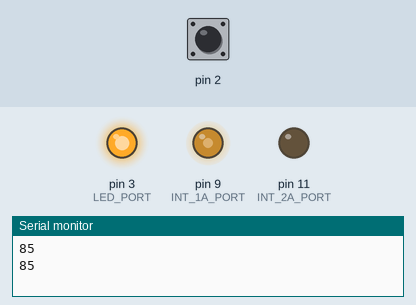
Bench run of a sketch on a simulated Arduino Uno, built with avr-gcc and run on an emulated ATmega328P. Shown: output pins drawn as LEDs (lit = HIGH), the last lines printed to the serial monitor. Inputs (shaded band) come from the test bench; at power-on: pin 2 HIGH.

Above: at 0.1 s.
At 5.1 s:
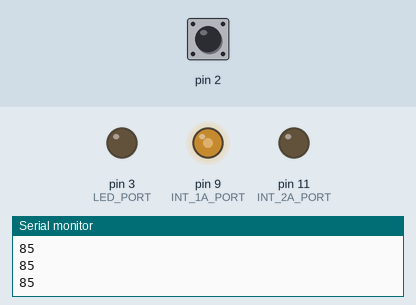
Timing chart, 0 to 6.6 s (numbered marks = the images above):
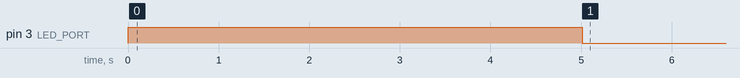

The sketch:

eterofono.beta.3.ino
```cpp
#include <CapacitiveSensor.h>


// PITCH CONTROL INPUT
// Pin setting
const int SENSOR_PORT = A0;
// Range values and threshold
int port_range_min = 1023;
int port_range_max = 0;
int port_threshold = 0;
// Duration of the setup lop procedure
const int SETUP_LOOP_DURATION_MILLIS = 5000;

// Calibration loop indicator
const int LED_PORT = 3;

// PWM SETTINGS
// PWM Port
const int INT_1A_PORT = 9;
const int INT_2A_PORT = 11;
// PWM Phase increment range
// Since it's a theremin, we don't actually need an exact "frequency"
// but a range of phase increments per each interrupt, and a range of frequencies.
// System clock is 16 MHz, interrupt setting is for phase correct pwm in 510
// steps, so interrupt frequency is fint = 16.0Mhz / 510 counts/interrupt = 31372.54 interrupts/s
// The sine wave table wave_len = 256 samples long, so for a phase shift of one for each clock
// interrupt the ouput frequency would be fint/wave_len = 122.54 Hz
// So, roughly, with a phase shift of 0.25 we get a ~30 Hz wave, 2.5=~300Hz, 25=~3000Hz that is quite
// the maximum if we want to have at least 10 pwm cycles per wave period.
// Actual values below come from experimentation and optimization
const float PHASE_SHIFT_MIN = .1;
const float PHASE_SHIFT_MAX = 15.0;

// DEFINITION OF THE WAVETABLE
const int WAVETABLE_LEN = 256;
short sine[WAVETABLE_LEN] = {
  128,  131,  134,  137,  140,  143,  146,  149,  153,  156,  159,  162,  165,  168,  171,  174,
  177,  180,  182,  185,  188,  191,  194,  196,  199,  201,  204,  207,  209,  211,  214,  216,
  218,  220,  223,  225,  227,  229,  231,  232,  234,  236,  238,  239,  241,  242,  243,  245,
  246,  247,  248,  249,  250,  251,  252,  253,  253,  254,  254,  255,  255,  255,  255,  255,
  255,  255,  255,  255,  255,  254,  254,  253,  253,  252,  251,  251,  250,  249,  248,  247,
  245,  244,  243,  241,  240,  238,  237,  235,  233,  232,  230,  228,  226,  224,  222,  219,
  217,  215,  213,  210,  208,  205,  203,  200,  198,  195,  192,  189,  187,  184,  181,  178,
  175,  172,  169,  166,  163,  160,  157,  154,  151,  148,  145,  142,  139,  135,  132,  129,
  126,  123,  120,  116,  113,  110,  107,  104,  101,  98, 95, 92, 89, 86, 83, 80, 77, 74, 71,
  68, 66, 63, 60, 57, 55, 52, 50, 47, 45, 42, 40, 38, 36, 33, 31, 29, 27, 25, 23, 22, 20, 18, 17,
  15, 14, 12, 11, 10, 8,  7,  6,  5,  4,  4,  3,  2,  2,  1,  1,  0,  0,  0,  0,  0,  0,  0,  0,
  0,  0,  1,  1,  2,  2,  3,  4,  5,  6,  7,  8,  9,  10, 12, 13, 14, 16, 17, 19, 21, 23, 24, 26,
  28, 30, 32, 35, 37, 39, 41, 44, 46, 48, 51, 54, 56, 59, 61, 64, 67, 70, 73, 75, 78, 81, 84, 87,
  90, 93, 96, 99, 102,  106,  109,  112,  115,  118,  121,  124,  128
};
short* wave = sine; // If i wanted to output a square wave i'd use an astable multivib...

// CAPACITIVE SENSOR
CapacitiveSensor   cs42 = CapacitiveSensor(4,2);

// RUNNING VARIABLES
// Actual phase
float wave_phase_A = 0; // int is position on array
// Actual phase increment
float delta_A = 0.0;
// Volume of wave a
float volume_a = 1.0; // 0..1 range
// Delay between one measurement and another
const int PLAY_LOOP_DELAY = 10;


/*
 * Input/Outpurt ports setup
 */
void portSetup(){
  // Pitch sensor input
  pinMode(SENSOR_PORT, INPUT);
  // Calibration indicator LED
  pinMode(LED_PORT, OUTPUT);
  // Interrupt 1A PWM output port
  pinMode(INT_1A_PORT, OUTPUT);  // AUDIO INTERRUPT 1 OUT
  pinMode(INT_2A_PORT, OUTPUT);  // PWM 2
}


/**
 * Interrupt setup
 */
void timerInterruptSetup(){

  // Disable interrupts for the setup procedure
  noInterrupts();

  // TIMER 1 - AUDIO PWM OUTPUT

  // Disable everything
  TCCR1A = 0x00; // No clock source (Timer/Counter stopped)
  TCCR1B = 0x00; // No clock source (Timer/Counter stopped)

  // Set clock prescaler to 1. For PWM mode that does not mean
  // the interrupt will be run once every clock, but once every
  // clock count according to the chosen resolution (WGM1x)
  //
  // Prescaler
  // Divider    CS12 CS11 CS10
  // 1             0    0    1
  // 256           1    0    0
  // 1024          1    0    1
  TCCR1B |= (0<<CS12) | (0<<CS11) | (1<<CS10); // 1

  // Set PWM mode to phase-correct PWM
  TCCR1A |= (0<<WGM11) | (1<<WGM10) ; // PWM 8 bits fclock/510
  TCCR1B |= (0<<WGM12);

  // Enable output pin toggle
  TCCR1A |= (1<<COM1A1); // Clear OC1 on compare match

  // Set interrupt type to timer Overflow interrupt
  TIMSK1 = 0x00;
  TIMSK1 |= (1<<TOIE1);

  // With the above settings, an output to OCR1A and OCR1B registers
  // will produce the PWM output on the respective pins.
  // Pin mapping
  // OCR1A for PWM output on pin 9
  // OCR1B for PWM output on pin 10


  // TIMER 2 -
  //TODO: Cleanup
  /*
  // Disable everything
  TCCR2A = 0x00; // No clock source (Timer/Counter stopped)
  TCCR2B = 0x00; // No clock source (Timer/Counter stopped)

  // Set clock prescaler to ????. For PWM mode that does not mean
  // the interrupt will be run once every clock, but once every
  // clock count according to the chosen resolution (WGM1x)
  //
  // Prescaler
  // Divider    CS22 CS21 CS20
  // 1             0    0    1
  // 256           1    0    0
  // 1024          1    1    1
  //TCCR2B |= (1<<CS22) | (1<<CS21) | (1<<CS20); // 1024
  TCCR2B |= (0<<CS22) | (0<<CS21) | (1<<CS20); // No prescaling (divider = 1)

  // Set PWM mode to fast PWM mode
  TCCR2A |= (0<<WGM21) | (1<<WGM20) ; // PWM 8 bits fclock/510
  TCCR2B |= (1<<WGM22);

  // Enable output pin toggle
  TCCR2A |= (1<<COM2A0); // Enable pin toggle on compare match

  // Set interrupt type to timer Overflow interrupt
  TIMSK2 = 0x00;
  TIMSK2 |= (1<<TOIE2);

  // With the above settings, an output to OCR2A and OCR2B registers
  // will produce the PWM output on the respective pins.
  // Pin mapping
  // OCR2A for PWM output on pin 11
  // OCR2B for PWM output on pin 3
  OCR2A = 32; // f = fclock/prescaler/(OCR2A) --> pin 11
  */

  // Restore interrupt functionality
  interrupts();
}


/*
 * Sensor calibration setup routine
 */
void SensorCalibrationLoop(){

  digitalWrite(LED_PORT, HIGH);

  while (millis() < SETUP_LOOP_DURATION_MILLIS){
    //int sensorValue = analogRead(SENSOR_PORT);
    int sensorValue = sense();
    if (sensorValue < port_range_min){
      port_range_min = sensorValue;
    }
    if (sensorValue > port_range_max){
      port_range_max = sensorValue;
    }

  }
  port_threshold = int(port_range_min + 0.01*(port_range_max - port_range_min));
  digitalWrite(LED_PORT, LOW);

}


 /**
  * Interrupt service routine for interrupt 1 - AUDIO PWM
  */
 ISR(TIMER1_OVF_vect) {
  // The value of the phase shoft for each cycle is the global variable delta_A
  // Increment the phase by the increment
  wave_phase_A +=  delta_A;
  // Wrap around if it overflows
  if (wave_phase_A > WAVETABLE_LEN){
    wave_phase_A = wave_phase_A - WAVETABLE_LEN;
  }
  // Get the value from the table and output it
  OCR1A = (short) wave[((short) wave_phase_A)]*volume_a;
 }


 /**
  * Interrupt service routine for interrupt 2 -
  */
 //TODO: Cleanup
 /*
 ISR(TIMER2_OVF_vect) {
  // Set counter and compare register
  //OCR2A = 1;
  //Serial.println("interrupt 2:");
  //Serial.println(millis());
 }
*/


/**
 * Demo/Test pitch sweep
 */
void pichSweepDemo(){
  while (true){
    int i = 0;
    for (i=0; i<100; i++){
      delta_A = PHASE_SHIFT_MIN + i*(PHASE_SHIFT_MAX - PHASE_SHIFT_MIN)/100.0;
      delay(100);
    }
  }
}


 /**
  * Main setup procedure
  */
void setup() {
  Serial.begin(9600);
  portSetup();
  timerInterruptSetup();
  SensorCalibrationLoop();

}

int sense(){
  /*
  float sensor=0;
  int NMIS=10;
  int i;
  for (i=0; i< NMIS; i++){
    sensor = sensor +  (float) analogRead(SENSOR_PORT);
    delay(1);
  }
  sensor = int(sensor/NMIS);
  */

  long sensor =  cs42.capacitiveSensor(255);
  Serial.println(sensor);

  return sensor;
}

/**
 * Main line
 */
void loop() {
  /*
  int sensor=0;
  int NMIS=5;
  int i;
  for (i=0; i< NMIS; i++){
    sensor = sensor +  analogRead(SENSOR_PORT);
    delay(5);
  }

  sensor = sensor/NMIS;
    */

  // LIGHT SENSOR
  int sensor = sense();

  if (sensor > port_threshold){
      delta_A = PHASE_SHIFT_MIN + sensor * (PHASE_SHIFT_MAX - PHASE_SHIFT_MIN) / (port_range_max - port_range_min);
  } else {
      delta_A = 0.0;
  }
  delay(PLAY_LOOP_DELAY);

  // pichSweepDemo();
}
```
